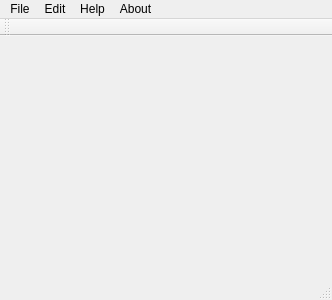
<?xml version="1.0" encoding="UTF-8"?>
<ui version="4.0">
 <class>MainWindow</class>
 <widget class="QMainWindow" name="MainWindow">
  <property name="geometry">
   <rect>
    <x>0</x>
    <y>0</y>
    <width>332</width>
    <height>300</height>
   </rect>
  </property>
  <property name="windowTitle">
   <string>MainWindow</string>
  </property>
  <widget class="QWidget" name="centralWidget"/>
  <widget class="QMenuBar" name="menuBar">
   <property name="geometry">
    <rect>
     <x>0</x>
     <y>0</y>
     <width>332</width>
     <height>22</height>
    </rect>
   </property>
   <widget class="QMenu" name="menuFile">
    <property name="title">
     <string>File</string>
    </property>
    <addaction name="actionNew"/>
    <addaction name="actionOpen"/>
    <addaction name="actionSave"/>
    <addaction name="actionSave_As"/>
    <addaction name="separator"/>
    <addaction name="actionExit"/>
   </widget>
   <widget class="QMenu" name="menuEdit">
    <property name="title">
     <string>Edit</string>
    </property>
    <addaction name="actionGrayscale"/>
   </widget>
   <widget class="QMenu" name="menuHelp">
    <property name="title">
     <string>Help</string>
    </property>
   </widget>
   <widget class="QMenu" name="menuAbout">
    <property name="title">
     <string>About</string>
    </property>
   </widget>
   <addaction name="menuFile"/>
   <addaction name="menuEdit"/>
   <addaction name="menuHelp"/>
   <addaction name="menuAbout"/>
  </widget>
  <widget class="QToolBar" name="mainToolBar">
   <attribute name="toolBarArea">
    <enum>TopToolBarArea</enum>
   </attribute>
   <attribute name="toolBarBreak">
    <bool>false</bool>
   </attribute>
  </widget>
  <widget class="QStatusBar" name="statusBar"/>
  <action name="actionNew">
   <property name="text">
    <string>New</string>
   </property>
  </action>
  <action name="actionOpen">
   <property name="text">
    <string>Open</string>
   </property>
  </action>
  <action name="actionSave">
   <property name="text">
    <string>Save</string>
   </property>
  </action>
  <action name="actionSave_As">
   <property name="text">
    <string>Save As</string>
   </property>
  </action>
  <action name="actionExit">
   <property name="text">
    <string>Exit</string>
   </property>
  </action>
  <action name="actionGrayscale">
   <property name="text">
    <string>Grayscale</string>
   </property>
  </action>
 </widget>
 <layoutdefault spacing="6" margin="11"/>
 <resources/>
 <connections/>
</ui>
